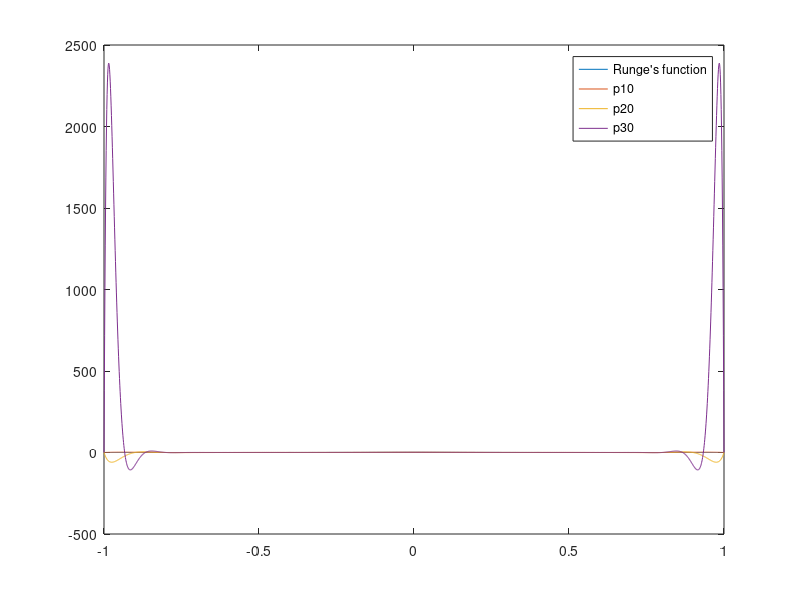

The MATLAB source for this figure:
% Solution #1 HW5

% ----------------------- PART (a) ------------------------ %

% Runges function
Runge=@(x)1./(1+25*x.^2);

% Interpolating on 10 equally spaced points
x10=-1+(2/10)*(0:10);
y10=Runge(x10);
p10=polyfit(x10,y10,10);

% Interpolating on 20 equally spaced points
x20=-1+(2/20)*(0:20);
y20=Runge(x20);
p20=polyfit(x20,y20,20);

% Interpolating on 30 equally spaced points
x30=-1+(2/30)*(0:30);
y30=Runge(x30);
p30=polyfit(x30,y30,30);

% many points between -1 and 1 to evaluate our polynomials
xvar=-1:.001:1;

% Plotting Polynomials together
plot(xvar,Runge(xvar),xvar,polyval(p10,xvar), ... 
    xvar,polyval(p20,xvar),xvar,polyval(p30,xvar))

% making a legeng with MATLAB
legend('Runge''s function','p10','p20','p30')

% ----------------------- PART (c) ------------------------ %

% Computing the "max" error
max(abs(Runge(xvar)-polyval(p10,xvar)))
max(abs(Runge(xvar)-polyval(p20,xvar)))
max(abs(Runge(xvar)-polyval(p30,xvar)))